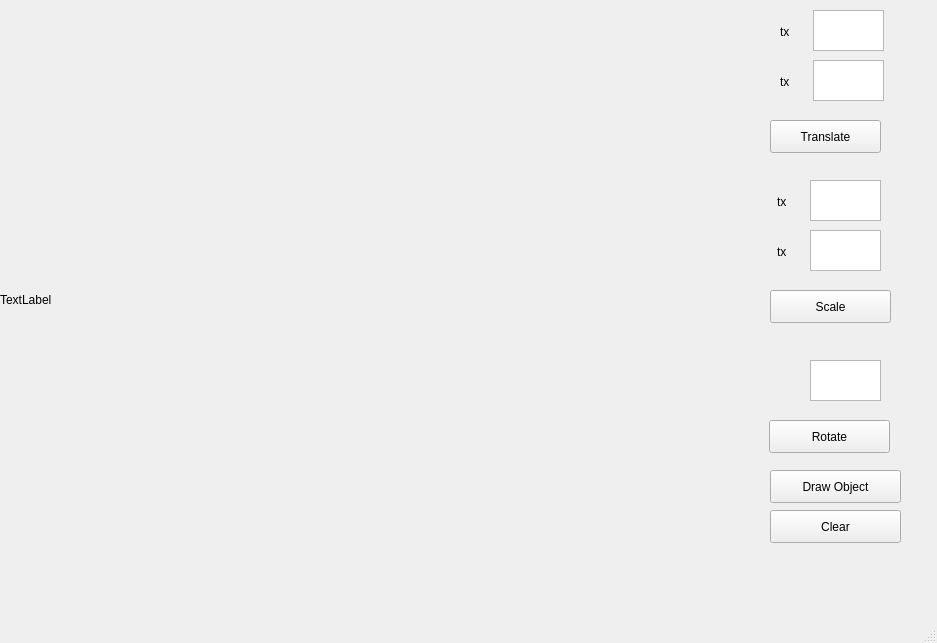
<?xml version="1.0" encoding="UTF-8"?>
<ui version="4.0">
 <class>MainWindow</class>
 <widget class="QMainWindow" name="MainWindow">
  <property name="geometry">
   <rect>
    <x>0</x>
    <y>0</y>
    <width>937</width>
    <height>643</height>
   </rect>
  </property>
  <property name="windowTitle">
   <string>MainWindow</string>
  </property>
  <widget class="QWidget" name="centralwidget">
   <widget class="QLabel" name="lbl_canvas">
    <property name="geometry">
     <rect>
      <x>0</x>
      <y>0</y>
      <width>600</width>
      <height>600</height>
     </rect>
    </property>
    <property name="text">
     <string>TextLabel</string>
    </property>
   </widget>
   <widget class="QPushButton" name="btn_draw_obj">
    <property name="geometry">
     <rect>
      <x>770</x>
      <y>470</y>
      <width>131</width>
      <height>33</height>
     </rect>
    </property>
    <property name="text">
     <string>Draw Object</string>
    </property>
   </widget>
   <widget class="QLabel" name="label_2">
    <property name="geometry">
     <rect>
      <x>780</x>
      <y>20</y>
      <width>21</width>
      <height>24</height>
     </rect>
    </property>
    <property name="text">
     <string>tx</string>
    </property>
   </widget>
   <widget class="QLabel" name="label_5">
    <property name="geometry">
     <rect>
      <x>777</x>
      <y>190</y>
      <width>21</width>
      <height>24</height>
     </rect>
    </property>
    <property name="text">
     <string>tx</string>
    </property>
   </widget>
   <widget class="QPushButton" name="btn_translate">
    <property name="geometry">
     <rect>
      <x>770</x>
      <y>120</y>
      <width>111</width>
      <height>33</height>
     </rect>
    </property>
    <property name="text">
     <string>Translate</string>
    </property>
   </widget>
   <widget class="QTextEdit" name="te_sx">
    <property name="geometry">
     <rect>
      <x>810</x>
      <y>180</y>
      <width>71</width>
      <height>41</height>
     </rect>
    </property>
   </widget>
   <widget class="QTextEdit" name="te_tx">
    <property name="geometry">
     <rect>
      <x>813</x>
      <y>10</y>
      <width>71</width>
      <height>41</height>
     </rect>
    </property>
   </widget>
   <widget class="QLabel" name="label_3">
    <property name="geometry">
     <rect>
      <x>780</x>
      <y>70</y>
      <width>21</width>
      <height>24</height>
     </rect>
    </property>
    <property name="text">
     <string>tx</string>
    </property>
   </widget>
   <widget class="QTextEdit" name="te_ra">
    <property name="geometry">
     <rect>
      <x>810</x>
      <y>360</y>
      <width>71</width>
      <height>41</height>
     </rect>
    </property>
   </widget>
   <widget class="QLabel" name="label_4">
    <property name="geometry">
     <rect>
      <x>777</x>
      <y>240</y>
      <width>21</width>
      <height>24</height>
     </rect>
    </property>
    <property name="text">
     <string>tx</string>
    </property>
   </widget>
   <widget class="QPushButton" name="btn_scale">
    <property name="geometry">
     <rect>
      <x>770</x>
      <y>290</y>
      <width>121</width>
      <height>33</height>
     </rect>
    </property>
    <property name="text">
     <string>Scale</string>
    </property>
   </widget>
   <widget class="QTextEdit" name="te_sy">
    <property name="geometry">
     <rect>
      <x>810</x>
      <y>230</y>
      <width>71</width>
      <height>41</height>
     </rect>
    </property>
   </widget>
   <widget class="QPushButton" name="btn_rotate">
    <property name="geometry">
     <rect>
      <x>769</x>
      <y>420</y>
      <width>121</width>
      <height>33</height>
     </rect>
    </property>
    <property name="text">
     <string>Rotate</string>
    </property>
   </widget>
   <widget class="QTextEdit" name="te_ty">
    <property name="geometry">
     <rect>
      <x>813</x>
      <y>60</y>
      <width>71</width>
      <height>41</height>
     </rect>
    </property>
   </widget>
   <widget class="QPushButton" name="btn_clear_2">
    <property name="geometry">
     <rect>
      <x>770</x>
      <y>510</y>
      <width>131</width>
      <height>33</height>
     </rect>
    </property>
    <property name="text">
     <string>Clear</string>
    </property>
   </widget>
  </widget>
  <widget class="QMenuBar" name="menubar">
   <property name="geometry">
    <rect>
     <x>0</x>
     <y>0</y>
     <width>937</width>
     <height>21</height>
    </rect>
   </property>
  </widget>
  <widget class="QStatusBar" name="statusbar"/>
 </widget>
 <resources/>
 <connections/>
</ui>
